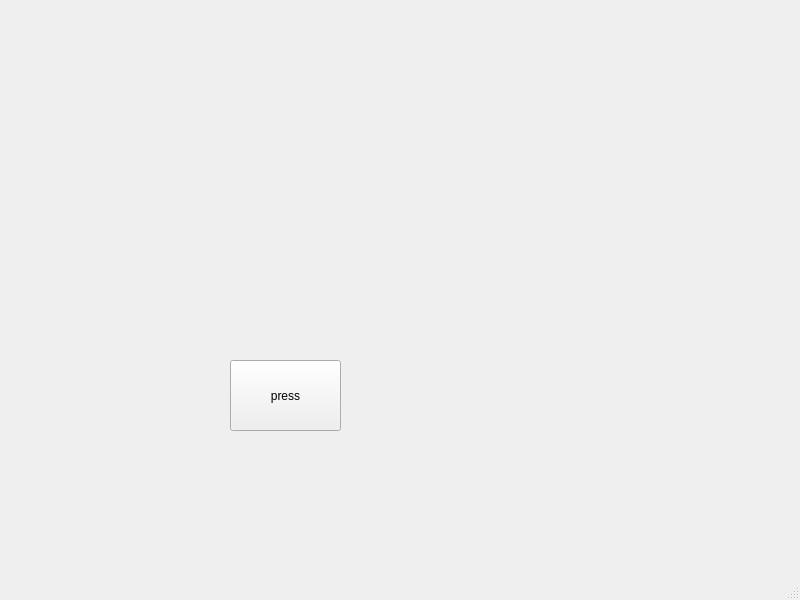
<?xml version="1.0" encoding="UTF-8"?>
<ui version="4.0">
 <class>MainWindow</class>
 <widget class="QMainWindow" name="MainWindow">
  <property name="enabled">
   <bool>true</bool>
  </property>
  <property name="geometry">
   <rect>
    <x>0</x>
    <y>0</y>
    <width>800</width>
    <height>600</height>
   </rect>
  </property>
  <property name="windowTitle">
   <string>MainWindow</string>
  </property>
  <widget class="QWidget" name="centralwidget">
   <widget class="QPushButton" name="pushButton">
    <property name="geometry">
     <rect>
      <x>230</x>
      <y>360</y>
      <width>111</width>
      <height>71</height>
     </rect>
    </property>
    <property name="text">
     <string>press</string>
    </property>
   </widget>
  </widget>
  <widget class="QMenuBar" name="menubar">
   <property name="geometry">
    <rect>
     <x>0</x>
     <y>0</y>
     <width>800</width>
     <height>21</height>
    </rect>
   </property>
  </widget>
  <widget class="QStatusBar" name="statusbar"/>
 </widget>
 <resources/>
 <connections/>
</ui>
